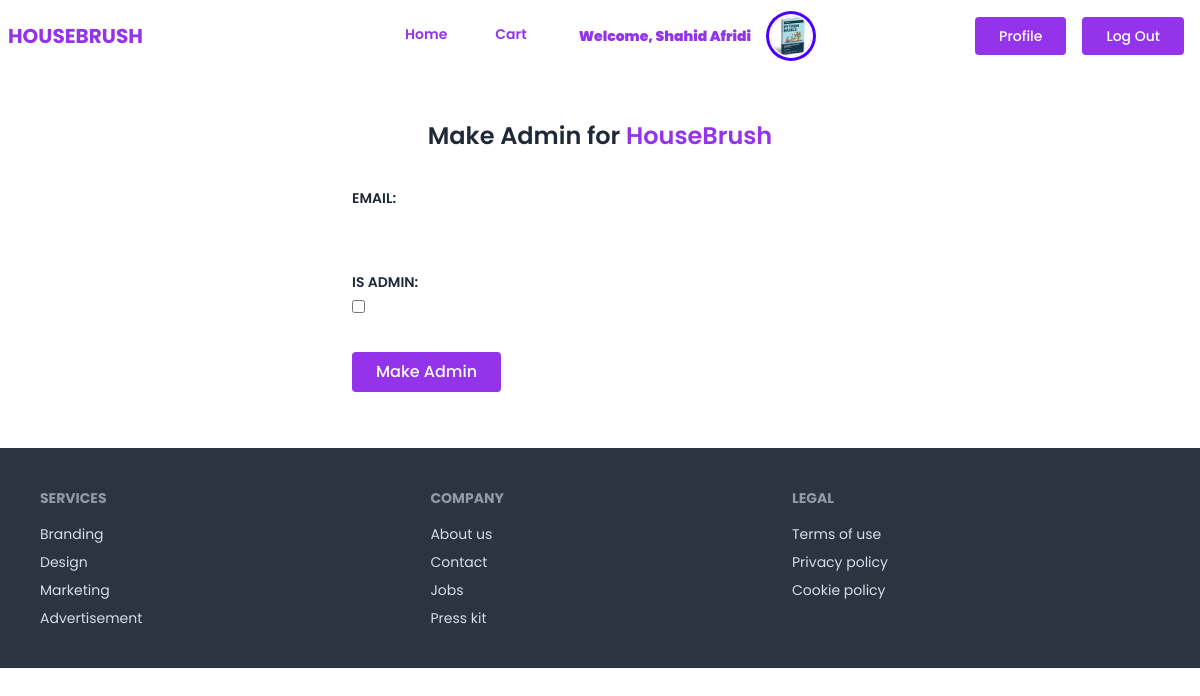
The app's page /accounts/make_admin/ (signed in) with its own data.
### account/models.py (models this page shows, shortened)
class UserAccount(AbstractUser):
    address = models.TextField()
    image = models.ImageField(upload_to='account/images/')

### account/views.py (the view)
# urls.py: path('make_admin/', make_admin, name='admin'),
def make_admin(request):
    if request.method == 'POST':
        form = AdminForm(request.POST)
        if form.is_valid():
            email = form.cleaned_data['email']
            user = UserAccount.objects.filter(email=email).first()
            if user:
                user.is_admin = True
                user.is_staff = True
                user.save()
                send_email(user, 'admin', 'You have been made admin confirmed message', 'service/email.html')
                messages.success(request, 'Admin made successfull')
                return render(request, 'account/make_admin.html', {'user': user})
    else:
        form = AdminForm()
    return render(request, 'account/make_admin.html', {'form': form})

### account/forms.py (shortened to what this page needs)
class AdminForm(forms.ModelForm):
    email = forms.EmailField()
    class Meta:
        model = Admin
        fields = ['email', 'is_admin']

### account/templates/account/make_admin.html (shortened to what this page needs)
{% extends "base.html" %}
{% load static %}
{% load crispy_forms_tags %}
{% block content %}
<div class="flex justify-center items-center gap-4 p-4">
    <div class="w-1/2">
        <h2 class="text-center text-2xl font-semibold my-8"> Make Admin for <a class="text-purple-600 font-semibold text-uppercase" href="{% url "home" %}">HouseBrush</a></h2>
        <form method="post" enctype="multipart/form-data" novalidate>
            {% for field in form %}
                <p class="text-sm font-semibold uppercase py-1">{{field.label_tag}}</p>
                <p class="w-full focus:border-1 focus:outline">{{field}}</p>
                <p class="text-red-500 my-2 py-2">{{field.errors|striptags}}</p>
            {% endfor %}
            <input class="inline-block font-medium text-base px-6 py-3 leading-none bg-purple-600 rounded text-white border-white hover:border-transparent hover:text-dark hover:bg-red-600 cursor-pointer" type="submit" value="Make Admin">
        </form>
    </div>
</div>
{% endblock content %}

### core/templates/navbar.html (shortened to what this page needs)
<div class="navbar bg-base-100">
  <div class="navbar-start">
    <a href="{% url "home" %}" class="text-purple-600 text-xl uppercase font-bold">HouseBrush</a>
  </div>
  <div class="navbar-center hidden lg:flex">
    <ul class="menu menu-horizontal px-1">
      <li>
          <a href="{% url "home" %}" class="block font-semibold mt-4 lg:inline-block lg:mt-0 text-purple-600 hover:text-red-600 hover:font-black mr-4">Home</a>
        </li>
        <li>
          <a href="{% url "cart" %}" class="block font-semibold mt-4 lg:inline-block lg:mt-0 text-purple-600 hover:text-red-600 hover:font-black mr-4">
            Cart
          </a>
        </li>
        <div class="flex">
            <div class="text-purple-600 my-auto  font-black px-5">
            Welcome, {{ request.user.first_name }} {{ request.user.last_name }}
        </div>
        <div class="avatar">
            <div class="w-10 rounded-full ring ring-primary ring-offset-base-100 ring-offset-2">
               {% if request.user.image and request.user.image.url %}
                  <img src="{{ request.user.image.url }}" />
                  {% endif %}
            </div>
        </div>
        </div>
    </ul>
  </div>
  <div class="navbar-end">
    {% if request.user.is_authenticated %}
    <a href="{% url "account:profile" %}" class="mx-2 inline-block font-medium text-sm px-6 py-3 leading-none bg-purple-600 rounded text-white border-white hover:border-transparent hover:text-dark hover:bg-red-600 mt-4 lg:mt-0">Profile</a>
    <a href="{% url "account:logout" %}" class="mx-2 inline-block font-medium text-sm px-6 py-3 leading-none bg-purple-600 rounded text-white border-white hover:border-transparent hover:text-dark hover:bg-red-600 mt-4 lg:mt-0">Log Out</a>
    {% endif %}
  </div>
</div>

### records on screen
UserAccount: user.first_name "Shahid", user.last_name "Afridi", user.image (picture)

### other values on screen
{{ field.label_tag }} "EMAIL:" "IS ADMIN:"
